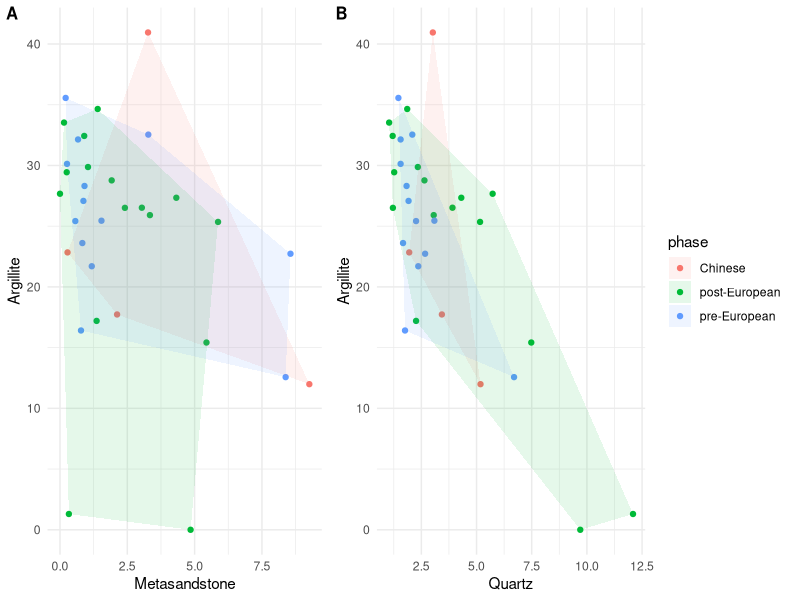
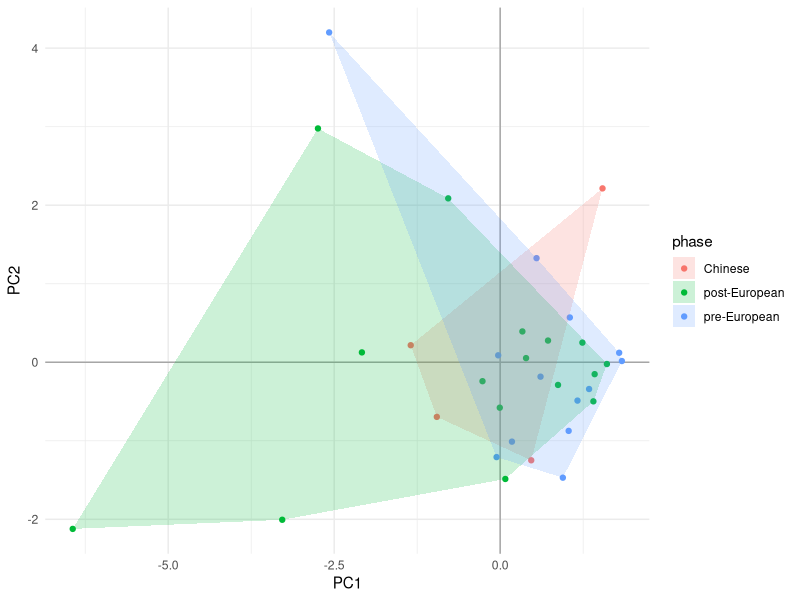
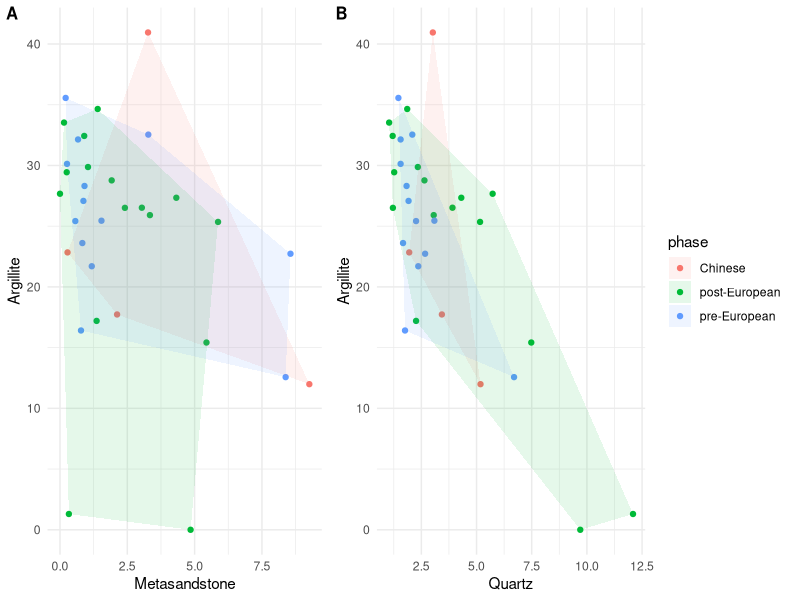
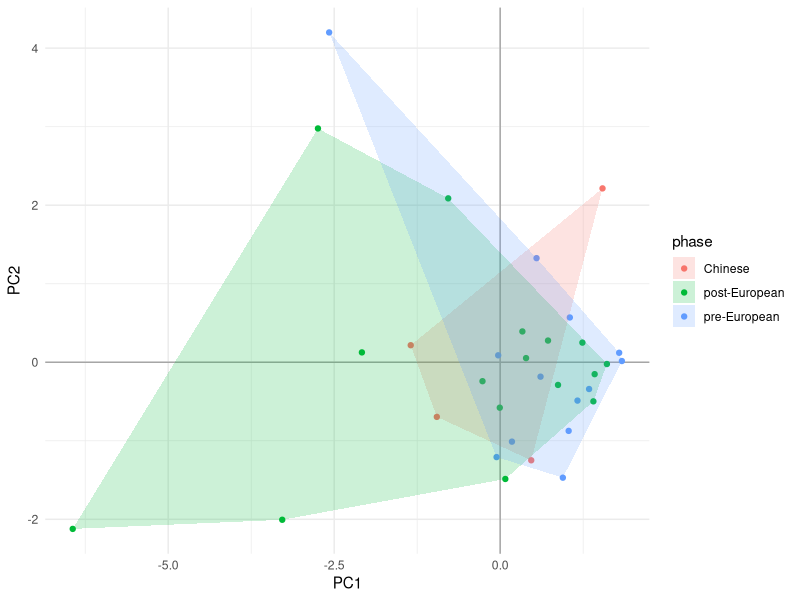

The R script that drew these images, in order:
# read data
library(tidyverse)
library(readxl)
thin_section <- read_excel(here::here("analysis", "data", "raw_data", "kwl_petrography.xlsx"), 2)
sherd <- read_excel(here::here("analysis", "data", "raw_data", "kwl_petrography.xlsx"), 1)

# sum the columns of similar minerals
thin_section_combine <-
  thin_section %>%
  mutate(Quartz = `Monocrystalline quartz` + `Polycrystalline quartz`,
         Argillite_all = `Argillite` + `Reddish-brown Argillite`) %>%
  mutate(phase = case_when(
    `phase` == "pre" ~ "pre-European",
    `phase` == "post" ~ "post-European",
    `phase` == "chi" ~ "Chinese",
    TRUE ~ "NA"))

table(thin_section_combine$phase)

# prepare data for pca
thin_section_combine_pca <-
  thin_section_combine %>%
  select(4:5, 8:12, 17:18)

# convex hulls for time periods by argillite and quartz
kwl_th_hulls <-
  thin_section_combine %>%
  filter(!is.na(Quartz), !is.na(Argillite_all)) %>%
  nest(-phase) %>%
  mutate(hulls = map(data, ~.[chull(.$Quartz, .$Argillite_all),])) %>%
  select(phase, hulls) %>%
  unnest(hulls)

library(ggplot2)
argi_quartz <-
  ggplot(thin_section_combine,
         aes(Quartz,
             Argillite_all,
             colour = phase,
             fill = phase)) +
  geom_point() +
  geom_polygon(data = kwl_th_hulls,
               alpha = 0.1,
               color  = NA) +
  labs(y = "Argillite") +
  theme_minimal()

# convex hulls for time periods by argillite and metasandstone
kwl_th_hulls2 <-
  thin_section_combine %>%
  filter(!is.na(Metasandstone), !is.na(Argillite_all)) %>%
  nest(-phase) %>%
  mutate(hulls = map(data, ~.[chull(.$Metasandstone, .$Argillite_all),])) %>%
  select(phase, hulls) %>%
  unnest(hulls)

argi_metasand <-
  ggplot(thin_section_combine,
         aes(Metasandstone,
             Argillite_all,
             colour = phase,
             fill = phase)) +
  geom_point() +
  geom_polygon(data = kwl_th_hulls2,
               alpha = 0.1,
               color  = NA) +
  labs(y = "Argillite") +
  theme_minimal() +
  theme(legend.position = "none")

library(cowplot)
plot_grid(argi_metasand, argi_quartz,
          labels = c('A', 'B'), label_size = 12,
          rel_widths = c(0.7, 1))

ggsave(here::here("analysis/figures/byplot_minerals.png"),
       w = 8, h = 3)

# PCA
pca1 <- prcomp(thin_section_combine_pca, scale. = TRUE)
# sqrt of eigenvalues
pca1$sdev
# loadings
head(pca1$rotation)
# PCs (aka scores)
head(pca1$x)
pca1$phase <- as.factor(thin_section_combine$phase)

# create data frame with scores
scores <- as.data.frame(pca1$x)
# add phase
scores$phase <- as.factor(thin_section_combine$phase)

pca_hulls <-
  scores %>%
  nest(-phase) %>%
  mutate(hulls = map(data, ~.[chull(.$PC1, .$PC2),])) %>%
  select(phase, hulls) %>%
  unnest(hulls)

# plot of PC values
ggplot(data = scores,
       aes(x = PC1, y = PC2, color = phase, fill = phase)) +
  geom_hline(yintercept = 0, color = "gray65") +
  geom_vline(xintercept = 0, color = "gray65") +
  geom_point() +
  # geom_text(aes(label = rownames(scores)), alpha = 0.8, size = 4) +
  geom_polygon(data = pca_hulls,
               alpha = 0.2,
               color  = NA) +
  theme_minimal()

ggsave(here::here("analysis/figures/pca-for-minerals.png"))

# MANOVA
man_pca <- manova(pca1$x ~ pca1$phase)
sum_man_all <- summary(man_pca, test="Pillai")
summary.aov(man_pca)

# check each pair of phase
pc1_mineral <- pca1$x[,1]
aov1 <-aov(pc1_mineral ~pca1$phase)
TukeyHSD(aov1)
pc2_mineral <- pca1$x[,2]
aov2 <-aov(pc2_mineral ~pca1$phase)
TukeyHSD(aov2)

# get p value
sum_man_all[4]
sum_man_all_df <-
  as.data.frame(sum_man_all[4]) %>%
  mutate_if(is.numeric, round, 4) %>%
  select(-`stats.Df`, -`stats.num.Df`) %>%
  rename(`Pillai's trace` = `stats.Pillai`,
         `Approximate F value` = `stats.approx.F`,
         `degrees of freedom` = `stats.den.Df`,
         `Pr(>F)` = `stats.Pr..F.`)

#  Pillai’s Trace = 0.465, F = 0.775, df = 46,

pval_all <- signif(unname(sum_man_all_df[,'Pr(>F)'][1]), 4)

